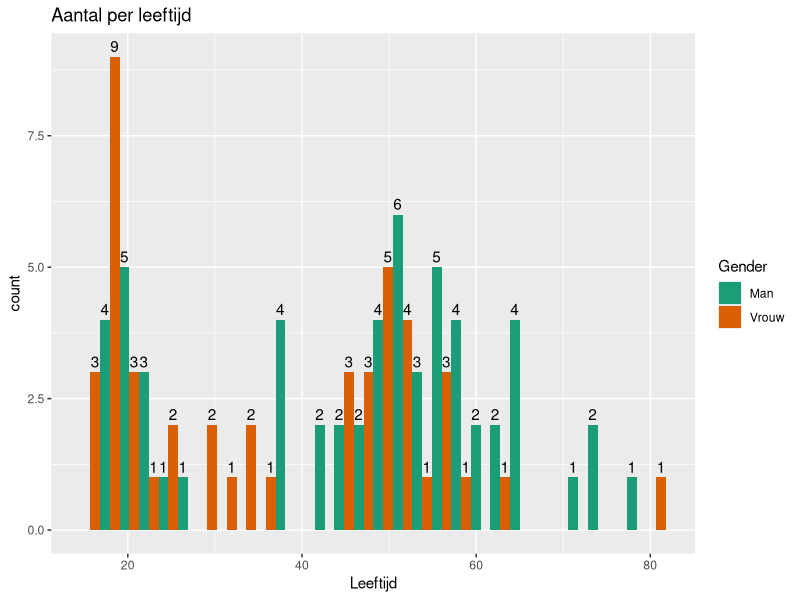
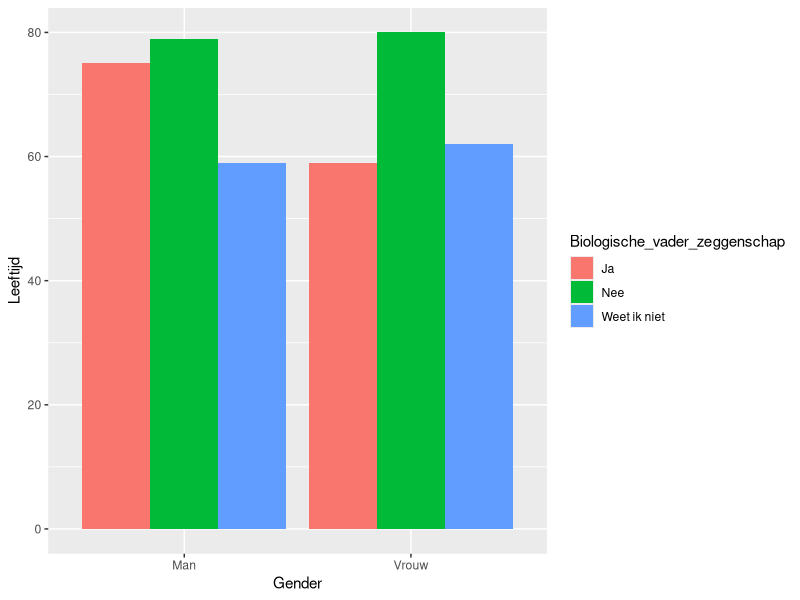
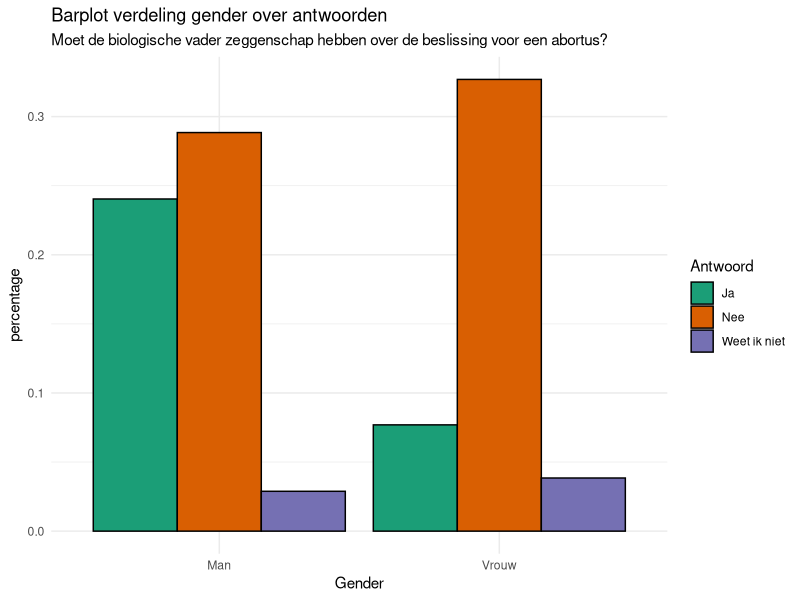
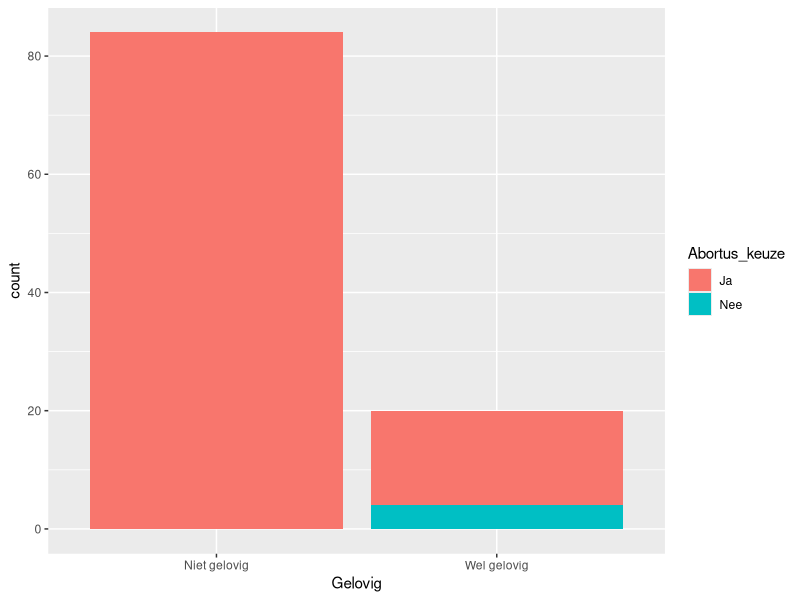
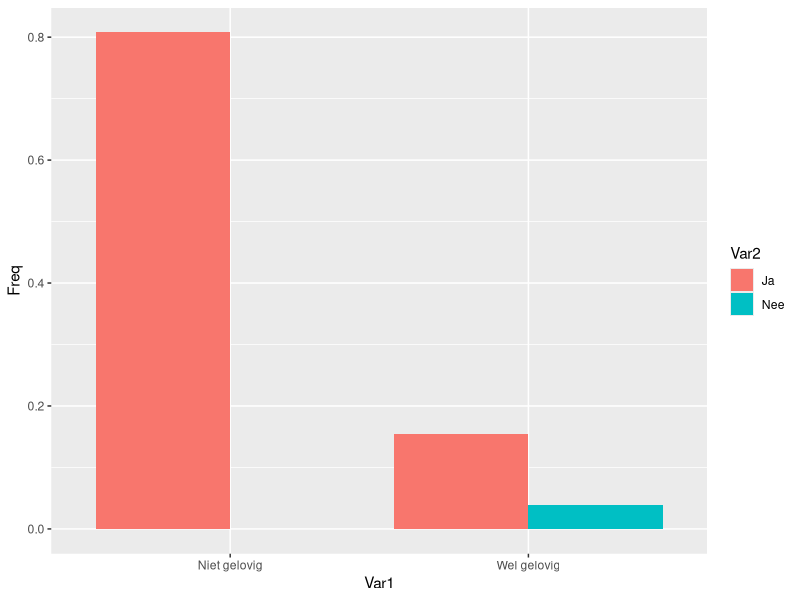
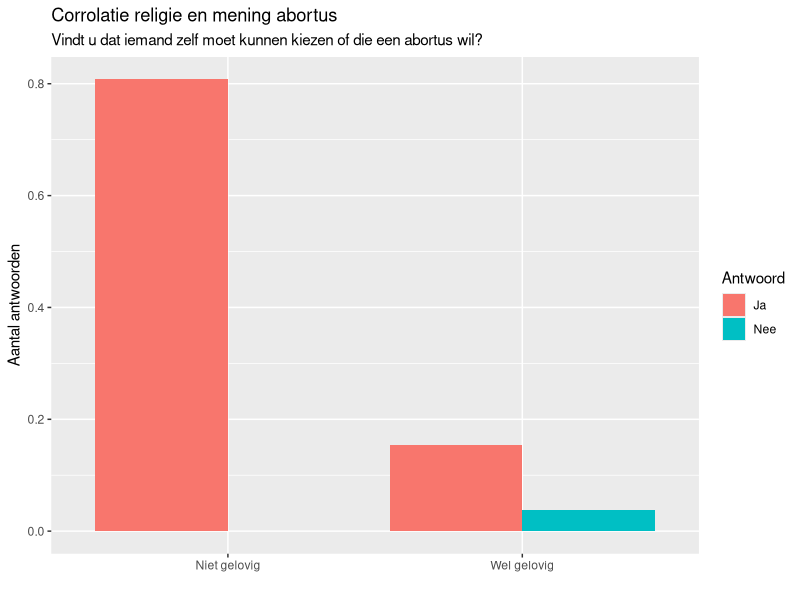
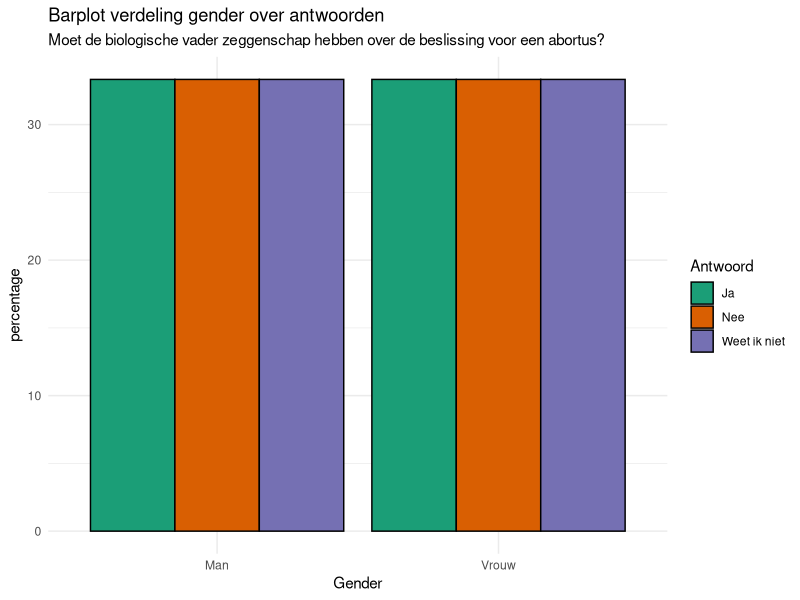
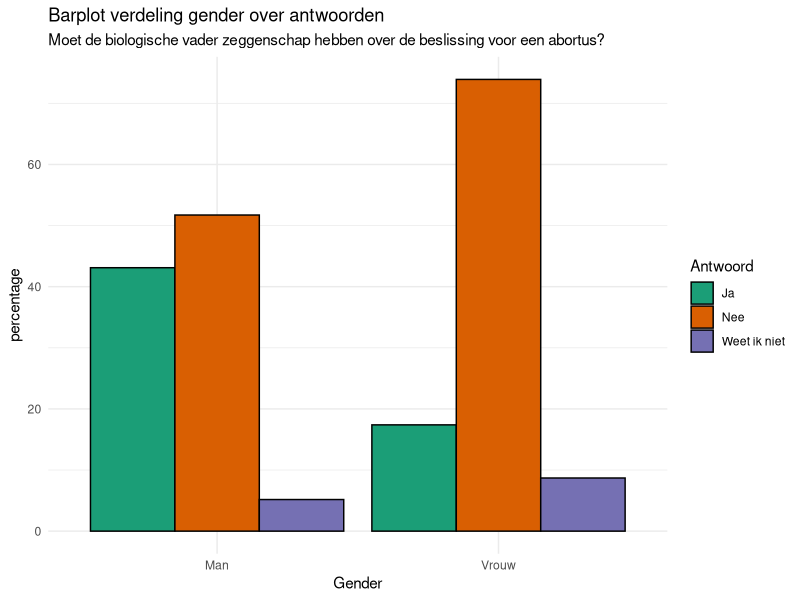

Recreate these plots in R, in order.
## ---- chunk 1
knitr::opts_chunk$set(echo = TRUE)
## ---- chunk 2
data <- read.csv('abortus_dataset.csv')
head(data)
## ---- chunk 3
summary(data)
## ---- chunk 4
library(dplyr)
data_renamed <- data %>%
    rename(
        Eindtijd = Tijd.van.voltooien,
        Gender = Wat.is.uw.geslacht..,
        Onderwijsniveau = Wat.is.het.hoogste.onderwijsniveau.dat.u.heeft.afgerond.,
        Leeftijd = Wat.is.uw.leeftijd.,
        Religie = Wat.is.uw.religieuze.overtuiging..,
        Provincie = In.welke.provincie.heeft.u.het.grootste.deel.van.uw.jeugd.doorgebracht.,
        Abortus_keuze = Vindt.u.dat.iemand.zelf.moet.kunnen.kiezen.of.die.een.abortus.wil.,
        Indien_nee_uitzonderingen = Indien.u.bij.de.vorige.vraag..Nee..heeft.ingevuld...Vindt.u.dat.er.uitzonderingen.zijn.waarin.iemand.dit.wel.zelf.moet.kunnen.kiezen.....,
        Gezondheid_vrouw_gevaar_uitzondering = Vindt.u.dat.er.voor.abortus.gekozen.mag.worden.als.de.gezondheid.van.de.vrouw.door.de.zwangerschap.in.gevaar.kan.komen.,
        Verkrachting_uitzondering = Vindt.u.dat.iemand.een.abortus.mag.als.de.zwangerschap.een.gevolg.is.van.verkrachting.,
        minderjarige_keuze_uitzondering = Vindt.u.dat.een.minderjarig.kind.de.keuze.moet.hebben.om.voor.een.abortus.te.kiezen.....,
        Ouders_zeggenschap_over_minderjarige_uitzondering = Vindt.u.dat.de.ouders.zeggenschap.moeten.hebben.over.of.hun.minderjarige.kind.wel.of.niet.voor.abortus.mag.kiezen...,
        Echo_verplicht = Moet.het.wettelijk.verplicht.worden.voor.vrouwen.die.een.abortus.willen.om.een.echo.van.de.foetus.te.zien.voordat.een.abortus.toegestaan.is.,
        Wettelijke_bedenktijd = Vindt.u.dat.de.wettelijke.bedenktijd.moet.terugkomen.,
        Adoptie_als_alternatief = Vindt.u.dat.adoptie.een.alternatief.is.voor.abortus.,
        Biologische_vader_zeggenschap = Moet.de.biologische.vader.zeggenschap.hebben.over.de.beslissing.voor.een.abortus.
    ) %>%
    select(- c(Tijd.van.laatste.wijziging, E.mail, Naam))

head(data_renamed)
## ---- chunk 5
(gemiddelde_leeftijd <- mean(data_renamed$Leeftijd))
cat(sprintf("de gemiddelde leeftijd van de enquête is: %.2f ik ben iris %.3f/n", gemiddelde_leeftijd, gemiddelde_leeftijd))
## ---- chunk 6
library(ggplot2)
ggplot(data_renamed, aes(x=Leeftijd, fill = Gender)) + 
    labs(title = "Aantal per leeftijd") +
    scale_fill_brewer(palette = "Dark2") +
    geom_histogram(position = "dodge") +
    stat_bin(aes(label = ifelse(after_stat(count)>0, after_stat(count),"")),
             geom = "text", position = "dodge", vjust = -.4)
             

## ---- chunk 7
library(ggplot2)

ggplot(data_renamed, aes(fill=Biologische_vader_zeggenschap, x=Gender, y=Leeftijd)) + 
    geom_bar(position="dodge", stat="identity")
## ---- chunk 8
(tabel <- table(data_renamed$Gender, data_renamed$Biologische_vader_zeggenschap))
## ---- chunk 9
(prop_tabel <- prop.table(table(data_renamed$Gender, data_renamed$Biologische_vader_zeggenschap)))
## ---- chunk 10
(chisq.test(tabel))
## ---- chunk 11
library(ggplot2)


ggplot(as.data.frame(prop_tabel), aes(x = Var1, y=Freq, fill=Var2)) +
    labs(title="Barplot verdeling gender over antwoorden",
         subtitle = "Moet de biologische vader zeggenschap hebben over de beslissing voor een abortus?",
         x = "Gender",
         fill = "Antwoord",
         y = "percentage") +
    geom_bar(stat = "identity", position = "dodge", color="black")+
    theme_minimal() +
    scale_fill_brewer(palette = "Dark2")

## ---- chunk 12
(tabel_geloof_vraag6 <- (table(data_renamed$Abortus_keuze, data_renamed$Religie)))
## ---- chunk 13
(proptabel_geloof_vraag6 <- prop.table(table(data_renamed$Abortus_keuze, data_renamed$Religie)))
## ---- chunk 14
data_renamed %>%
    select(Religie, Abortus_keuze) %>%
    mutate(Gelovig=ifelse(Religie == "Niet gelovig", "Niet gelovig", "Wel gelovig")) %>%
    ggplot(aes(x=Gelovig, fill=Abortus_keuze)) +
    geom_bar()
## ---- chunk 15
tewmp <- data_renamed %>%
    select(Religie, Abortus_keuze) %>%
    mutate(Gelovig=ifelse(Religie == "Niet gelovig", "Niet gelovig", "Wel gelovig"))
x <- prop.table(table(tewmp$Gelovig, tewmp$Abortus_keuze))
x
as.data.frame(x)%>%
    ggplot(aes(x = Var1, y = Freq, fill = Var2)) +
    geom_col(position = "dodge")
## ---- chunk 16
tijdelijke_data <- data_renamed %>%
    select(Religie, Abortus_keuze) %>%
    mutate(Gelovig=ifelse(Religie == "Niet gelovig", "Niet gelovig", "Wel gelovig"))
x <- prop.table(table(tijdelijke_data$Gelovig, tijdelijke_data$Abortus_keuze))
x
as.data.frame(x)%>%
    ggplot(aes(x = Var1, y = Freq, fill = Var2)) +
    labs(title = "Corrolatie religie en mening abortus",
         subtitle = "Vindt u dat iemand zelf moet kunnen kiezen of die een abortus wil?",
         x = "",
         fill = "Antwoord",
         y = "Aantal antwoorden") +
    geom_col(position = "dodge")
## ---- chunk 17
tabel_geloof_vraag6
## ---- chunk 18
 prop_tabel
 new_proptabel_dataframe <- as.data.frame(prop_tabel) %>%
     rename(
     gender = Var1,
     antwoord_vraag = Var2) %>%
     group_by(gender, antwoord_vraag) %>% 
     summarize(count = n(), .groups = "drop") %>%
     group_by(gender) %>%
     mutate(perc = count / sum(count) * 100)
## ---- chunk 19
new_proptabel_dataframe
## ---- chunk 20
library(ggplot2)

ggplot(new_proptabel_dataframe, aes(x = gender, y=perc, fill=antwoord_vraag)) +
    labs(title="Barplot verdeling gender over antwoorden",
         subtitle = "Moet de biologische vader zeggenschap hebben over de beslissing voor een abortus?",
         x = "Gender",
         fill = "Antwoord",
         y = "percentage") +
    geom_bar(stat = "identity", position = "dodge", color="black")+
    theme_minimal() +
    scale_fill_brewer(palette = "Dark2")
## ---- chunk 21
new_proptabel_dataframe
## ---- chunk 22
new_proptabel_dataframe <- data_renamed %>% 
    group_by(Gender, Biologische_vader_zeggenschap) %>%
    summarize(count = n(), .groups = "drop") %>%
    group_by(Gender) %>%
    mutate(perc = count/sum(count) * 100)

new_proptabel_dataframe
## ---- chunk 23
library(ggplot2)

ggplot(new_proptabel_dataframe, aes(x =Gender, y=perc, fill=Biologische_vader_zeggenschap)) +
    labs(title="Barplot verdeling gender over antwoorden",
         subtitle = "Moet de biologische vader zeggenschap hebben over de beslissing voor een abortus?",
         x = "Gender",
         fill = "Antwoord",
         y = "percentage") +
    geom_bar(stat = "identity", position = "dodge", color="black")+
    theme_minimal() +
    scale_fill_brewer(palette = "Dark2")
